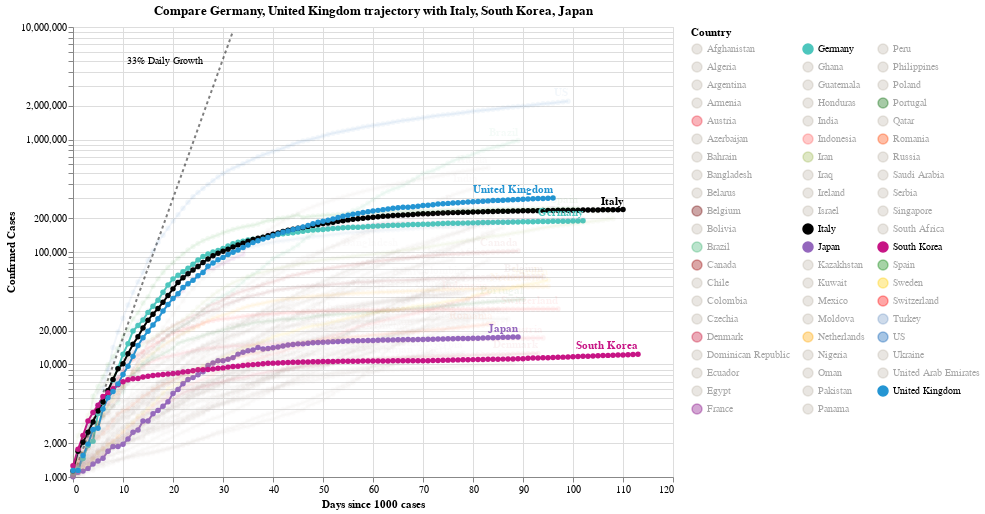

The cell this chart's notebook holds for it:
### Code cell
#hide_input
chart4 = make_since_chart(['Germany', 'United Kingdom'])
chart4

### Figure 1 — Vega-Lite specification as saved in the notebook (floating-point values rounded to 4 significant figures; data arrays with more than 128 entries replaced by an {"elided": "..."} marker saying what was removed)
{"config": {"view": {"continuousWidth": 400, "continuousHeight": 300}}, "layer": [{"mark": {"type": "line", "color": "black", "opacity": 0.5, "strokeDash": [3, 3]}, "encoding": {"x": {"type": "quantitative", "field": "Days since 1000 cases"}, "y": {"type": "quantitative", "field": "Confirmed Cases"}}}, {"mark": {"type": "text", "align": "right", "dx": -30, "dy": 30, "fontSize": 10, "text": "33% Daily Growth"}, "encoding": {"x": {"type": "quantitative", "field": "Days since 1000 cases"}, "y": {"type": "quantitative", "field": "Confirmed Cases"}}, "transform": [{"filter": "(datum['Days since 1000 cases'] >= 32)"}]}, {"data": {"name": "data-fc326abb677c0a27d62757b5a066bce2"}, "mark": {"type": "line", "point": true}, "encoding": {"color": {"type": "nominal", "field": "Country", "legend": {"columns": 3, "symbolLimit": 62}, "scale": {"domain": ["Afghanistan", "Algeria", "Argentina", "Armenia", "Austria", "Azerbaijan", "Bahrain", "Bangladesh", "Belarus", "Belgium", "Bolivia", "Brazil", "Canada", "Chile", "Colombia", "Czechia", "Denmark", "Dominican Republic", "Ecuador", "Egypt", "France", "Germany", "Ghana", "Guatemala", "Honduras", "India", "Indonesia", "Iran", "Iraq", "Ireland", "Israel", "Italy", "Japan", "Kazakhstan", "Kuwait", "Mexico", "Moldova", "Netherlands", "Nigeria", "Oman", "Pakistan", "Panama", "Peru", "Philippines", "Poland", "Portugal", "Qatar", "Romania", "Russia", "Saudi Arabia", "Serbia", "Singapore", "South Africa", "South Korea", "Spain", "Sweden", "Switzerland", "Turkey", "US", "Ukraine", "United Arab Emirates", "United Kingdom"], "range": ["#C1B7AD", "#C1B7AD", "#C1B7AD", "#C1B7AD", "#ED2939", "#C1B7AD", "#C1B7AD", "#C1B7AD", "#C1B7AD", "#6f0000", "#C1B7AD", "mediumseagreen", "#990000", "#C1B7AD", "#C1B7AD", "#C1B7AD", "#C60C30", "#C1B7AD", "#C1B7AD", "#C1B7AD", "purple", "#4DC6BD", "#C1B7AD", "#C1B7AD", "#C1B7AD", "#C1B7AD", "#FF6666", "#A1BA59", "#C1B7AD", "#C1B7AD", "#C1B7AD", "black", "#9467bd", "#C1B7AD", "#C1B7AD", "#C1B7AD", "#C1B7AD", "orange", "#C1B7AD", "#C1B7AD", "#C1B7AD", "#C1B7AD", "#C1B7AD", "#C1B7AD", "#C1B7AD", "#006600", "#C1B7AD", "#FF4500", "#C1B7AD", "#C1B7AD", "#C1B7AD", "#C1B7AD", "#C1B7AD", "#C71585", "green", "#FFCD00", "#ff0000", "#7499c7", "#0059B3", "#C1B7AD", "#C1B7AD", "#2495D3"]}}, "opacity": {"condition": {"value": 1, "selection": "selector004"}, "value": 0.05}, "tooltip": [{"type": "nominal", "field": "Country"}, {"type": "temporal", "field": "Date"}, {"type": "quantitative", "field": "Confirmed Cases"}, {"type": "quantitative", "field": "Days since 1000 cases"}], "x": {"type": "quantitative", "field": "Days since 1000 cases"}, "y": {"type": "quantitative", "field": "Confirmed Cases", "scale": {"type": "log"}}}, "height": 450, "selection": {"selector004": {"type": "multi", "fields": ["Country"], "bind": "legend", "init": [{"Country": "Germany"}, {"Country": "United Kingdom"}, {"Country": "Italy"}, {"Country": "South Korea"}, {"Country": "Japan"}]}}, "width": 600}, {"data": {"name": "data-fc326abb677c0a27d62757b5a066bce2"}, "mark": {"type": "text", "align": "right", "dy": -8, "fontWeight": "bold"}, "encoding": {"color": {"type": "nominal", "field": "Country", "legend": {"columns": 3, "symbolLimit": 62}, "scale": {"domain": ["Afghanistan", "Algeria", "Argentina", "Armenia", "Austria", "Azerbaijan", "Bahrain", "Bangladesh", "Belarus", "Belgium", "Bolivia", "Brazil", "Canada", "Chile", "Colombia", "Czechia", "Denmark", "Dominican Republic", "Ecuador", "Egypt", "France", "Germany", "Ghana", "Guatemala", "Honduras", "India", "Indonesia", "Iran", "Iraq", "Ireland", "Israel", "Italy", "Japan", "Kazakhstan", "Kuwait", "Mexico", "Moldova", "Netherlands", "Nigeria", "Oman", "Pakistan", "Panama", "Peru", "Philippines", "Poland", "Portugal", "Qatar", "Romania", "Russia", "Saudi Arabia", "Serbia", "Singapore", "South Africa", "South Korea", "Spain", "Sweden", "Switzerland", "Turkey", "US", "Ukraine", "United Arab Emirates", "United Kingdom"], "range": ["#C1B7AD", "#C1B7AD", "#C1B7AD", "#C1B7AD", "#ED2939", "#C1B7AD", "#C1B7AD", "#C1B7AD", "#C1B7AD", "#6f0000", "#C1B7AD", "mediumseagreen", "#990000", "#C1B7AD", "#C1B7AD", "#C1B7AD", "#C60C30", "#C1B7AD", "#C1B7AD", "#C1B7AD", "purple", "#4DC6BD", "#C1B7AD", "#C1B7AD", "#C1B7AD", "#C1B7AD", "#FF6666", "#A1BA59", "#C1B7AD", "#C1B7AD", "#C1B7AD", "black", "#9467bd", "#C1B7AD", "#C1B7AD", "#C1B7AD", "#C1B7AD", "orange", "#C1B7AD", "#C1B7AD", "#C1B7AD", "#C1B7AD", "#C1B7AD", "#C1B7AD", "#C1B7AD", "#006600", "#C1B7AD", "#FF4500", "#C1B7AD", "#C1B7AD", "#C1B7AD", "#C1B7AD", "#C1B7AD", "#C71585", "green", "#FFCD00", "#ff0000", "#7499c7", "#0059B3", "#C1B7AD", "#C1B7AD", "#2495D3"]}}, "opacity": {"condition": {"value": 1, "selection": "selector004"}, "value": 0.05}, "text": {"type": "nominal", "field": "Country"}, "tooltip": [{"type": "nominal", "field": "Country"}, {"type": "temporal", "field": "Date"}, {"type": "quantitative", "field": "Confirmed Cases"}, {"type": "quantitative", "field": "Days since 1000 cases"}], "x": {"type": "quantitative", "field": "Days since 1000 cases"}, "y": {"type": "quantitative", "field": "Confirmed Cases", "scale": {"type": "log"}}}, "height": 450, "transform": [{"filter": "(datum['Date'] >= 1592438400000)"}], "width": 600}], "data": {"name": "data-ce6009c4a6afcf7a2518301f1d843fd3"}, "title": "Compare Germany, United Kingdom trajectory with Italy, South Korea, Japan", "$schema": "https://vega.github.io/schema/vega-lite/v4.8.1.json", "datasets": {"data-ce6009c4a6afcf7a2518301f1d843fd3": [{"Days since 1000 cases": 0, "Confirmed Cases": 1000.0}, {"Days since 1000 cases": 1, "Confirmed Cases": 1330.0}, {"Days since 1000 cases": 2, "Confirmed Cases": 1769.0}, {"Days since 1000 cases": 3, "Confirmed Cases": 2353.0}, {"Days since 1000 cases": 4, "Confirmed Cases": 3129.0}, {"Days since 1000 cases": 5, "Confirmed Cases": 4162.0}, {"Days since 1000 cases": 6, "Confirmed Cases": 5535.0}, {"Days since 1000 cases": 7, "Confirmed Cases": 7361.0}, {"Days since 1000 cases": 8, "Confirmed Cases": 9791.0}, {"Days since 1000 cases": 9, "Confirmed Cases": 13020.0}, {"Days since 1000 cases": 10, "Confirmed Cases": 17320.0}, {"Days since 1000 cases": 11, "Confirmed Cases": 23030.0}, {"Days since 1000 cases": 12, "Confirmed Cases": 30640.0}, {"Days since 1000 cases": 13, "Confirmed Cases": 40740.0}, {"Days since 1000 cases": 14, "Confirmed Cases": 54190.0}, {"Days since 1000 cases": 15, "Confirmed Cases": 72070.0}, {"Days since 1000 cases": 16, "Confirmed Cases": 95860.0}, {"Days since 1000 cases": 17, "Confirmed Cases": 127500.0}, {"Days since 1000 cases": 18, "Confirmed Cases": 169600.0}, {"Days since 1000 cases": 19, "Confirmed Cases": 225500.0}, {"Days since 1000 cases": 20, "Confirmed Cases": 299900.0}, {"Days since 1000 cases": 21, "Confirmed Cases": 398900.0}, {"Days since 1000 cases": 22, "Confirmed Cases": 530600.0}, {"Days since 1000 cases": 23, "Confirmed Cases": 705600.0}, {"Days since 1000 cases": 24, "Confirmed Cases": 938500.0}, {"Days since 1000 cases": 25, "Confirmed Cases": 1248000.0}, {"Days since 1000 cases": 26, "Confirmed Cases": 1660000.0}, {"Days since 1000 cases": 27, "Confirmed Cases": 2208000.0}, {"Days since 1000 cases": 28, "Confirmed Cases": 2937000.0}, {"Days since 1000 cases": 29, "Confirmed Cases": 3906000.0}, {"Days since 1000 cases": 30, "Confirmed Cases": 5195000.0}, {"Days since 1000 cases": 31, "Confirmed Cases": 6909000.0}, {"Days since 1000 cases": 32, "Confirmed Cases": 9189000.0}], "data-fc326abb677c0a27d62757b5a066bce2": {"elided": "5093 records"}}}
